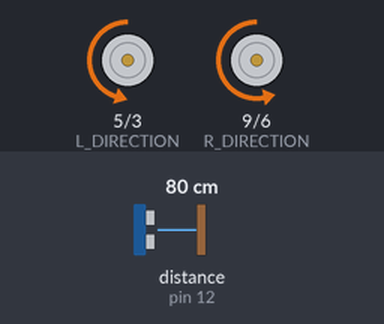
Recording of a sketch running on a simulated Arduino Uno, built with avr-gcc and run on an emulated ATmega328P. Parts: direction and speed pins drawn as motors (green arrow = direction pin HIGH = forward, orange = LOW = backward, longer = more drive). Wiring (inferred from the names in the program): ultrasonic range finder: trigger pin 11; echo pin 12. The test bench sets the inputs (shaded band); at power-on: distance to the obstacle (sensor on pin 12) 80 cm. The echo pulse lasts 58.3 µs per cm.

Above: at 1.2 s.
1.3 s: distance to the obstacle (sensor on pin 12) set to 2 cm
At 2.3 s:
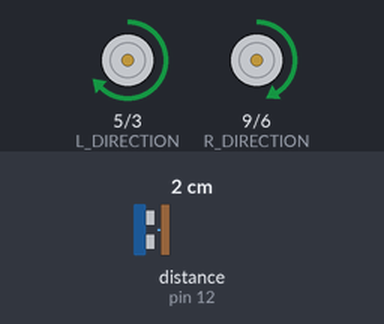
4.3 s: distance to the obstacle (sensor on pin 12) set to 60 cm
At 4.6 s:
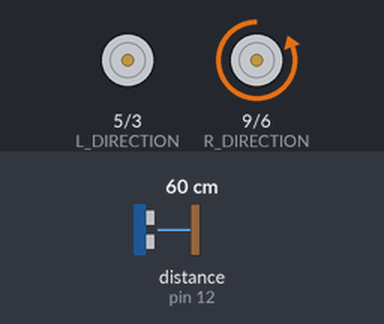
7.3 s: distance to the obstacle (sensor on pin 12) set to 45 cm
At 7.3 s:
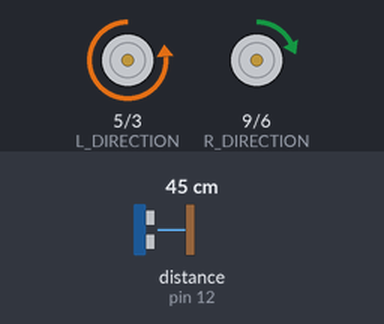
9.3 s: distance to the obstacle (sensor on pin 12) set to 40 cm
12.3 s: distance to the obstacle (sensor on pin 12) set to 120 cm
Timing chart, 0 to 14.8 s (numbered marks = the images above; inputs shaded):
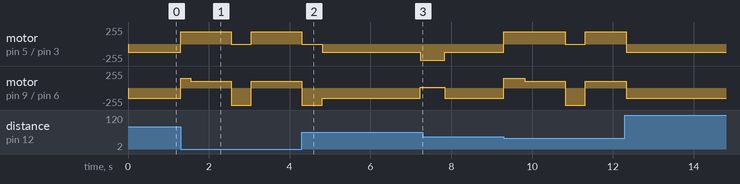

The sketch:

RobotCar.ino
```cpp
#include <Wire.h>
#include <Adafruit_Sensor.h>
//#include <Adafruit_HMC5883_U.h>

/* Assign a unique ID to this sensor at the same time */
//#define MAG /* ENABLE MAG */
//Adafruit_HMC5883_Unified mag = Adafruit_HMC5883_Unified(12345);

#define R_SPEED     6    // A-IA
#define R_DIRECTION 9    // A-IB
#define L_SPEED     3    // B-IA
#define L_DIRECTION 5    // B-IB
#define REVERSE     1
#define FORWARD     0

#define SONAR_VCC  10
#define SONAR_TRIG 11
#define SONAR_ECHO 12

#define RIGHT 1
#define LEFT 0

#define HARD 1
#define SOFT 0

const bool DEBUG = 0;
const bool DEBUG_MOTOR = 0;
int timeOutEnable = 0;
unsigned int reverseTimeOut = 0;
unsigned int forwardTimeOut = 0;
int fwTOFlag = 0;

/*
***************************
*       Prototypes        *
***************************
*/

void motorRight(int motorSpeed, int motorDirection);
void motorLeft(int motorSpeed, int motorDirection);
int spin(int spinSpeed, int spinDirection, int spinDuration); // spinDuration == ms
unsigned long sonar(void);

/*
***************************
*         SETUP           *
***************************
*/

void setup() {

  pinMode(R_SPEED,     OUTPUT);  // right motor forward
  pinMode(R_DIRECTION, OUTPUT);  // right motor reverse
  pinMode(L_SPEED,     OUTPUT);  // left motor forward
  pinMode(L_DIRECTION, OUTPUT);  // left motor revers

  pinMode(SONAR_VCC,   OUTPUT);
  pinMode(SONAR_TRIG,  OUTPUT);
  pinMode(SONAR_ECHO,  INPUT);
  digitalWrite(SONAR_VCC, HIGH);

  if(DEBUG || DEBUG_MOTOR)Serial.begin(115200);

//  #ifdef MAG
//  /* Initialise the Compas sensor */
//  if (!mag.begin())
//  {
//    /* There was a problem detecting the HMC5883 ... check your connections */
//    Serial.println("Ooops, no HMC5883 detected ... Check your wiring!");
//    while (1);
//  }
//  #endif /* MAG */

}

/*
***************************
*         LOOP            *
***************************
*/

void loop() {

//  /* Get a new sensor event */
//  #ifdef MAG
//  sensors_event_t event;
//  mag.getEvent(&event);
//  float heading = atan2(event.magnetic.y, event.magnetic.x);
//  // Correct for when signs are reversed.
//  if (heading < 0)
//    heading += 2 * PI;
//  // Check for wrap due to addition of declination.
//  if (heading > 2 * PI)
//    heading -= 2 * PI;
//  // Convert radians to degrees for readability.
//  float headingDegrees = heading * 180 / M_PI;
//  #endif /* MAG */

  /* SONAR */
  unsigned long distance = sonar();
  if(DEBUG)Serial.print("Distance: ");
  if(DEBUG)Serial.print(distance);
  if(DEBUG)Serial.print(" cm");
  if(DEBUG)Serial.print("\n");
  //if(DEBUG)Serial.print("timeOut: ");
  //if(DEBUG)Serial.print(timeOut);
  //if(DEBUG)Serial.print("\n");

  /* MAG */
//  #ifdef MAG
//  if(DEBUG)Serial.print("X-direction: ");
//  if(DEBUG)Serial.print(event.magnetic.x);
//  if(DEBUG)Serial.print("  ");
//  if(DEBUG)Serial.print("Y-direction: ");
//  if(DEBUG)Serial.print(event.magnetic.y);
//  if(DEBUG)Serial.print("  ");
//  if(DEBUG)Serial.print("Z-direction: ");
//  if(DEBUG)Serial.print(event.magnetic.z);
//  if(DEBUG)Serial.print("\n");
//  if(DEBUG)Serial.print("Heading (degrees): ");
//  if(DEBUG)Serial.print(headingDegrees);
//  if(DEBUG)Serial.print("\n");
//  if(DEBUG)Serial.print("forwardTimeOut: ");
//  if(DEBUG)Serial.print(forwardTimeOut);
//  if(DEBUG)Serial.print("\n");
//  #endif MAG

  if(distance < 40) {
    forwardTimeOut = 0;    // reset forward timer
    timeOutEnable = 1;     // enable reverse timeout
    motorBreak(SOFT);      // softly break
    int time = millis();   // initialize time
    int cTime = time;
    while(cTime < time + 250) {
      if(DEBUG_MOTOR)Serial.print("REVERSE\n");
      motorRight(150, REVERSE);
      motorLeft(70  , REVERSE);
      cTime = millis();
    }
    reverseTimeOut++;
  }
  else {
    if(DEBUG_MOTOR)Serial.print("FORWARD\n");
    timeOutEnable = 0;
    reverseTimeOut = 0;
    motorRight(150, FORWARD);
    motorLeft(120 , FORWARD);

    /* forward timeout */
    forwardTimeOut++;
  }

  if(timeOutEnable == 1 && reverseTimeOut > 4) {
    if(DEBUG_MOTOR)Serial.print("SPIN FOR REVERSE TIMEOUT\n");
    reverseTimeOut = spin(255, LEFT, 500);
  }

  if(forwardTimeOut > 600) {
    if(DEBUG_MOTOR)Serial.print("SPIN FOR FORWARD TIMEOUT\n");
    forwardTimeOut = spin(240, RIGHT, 600);
  }
}

/*
***************************
*       FUNCTIONS         *
***************************
*/

void motorRight(int motorSpeed, int motorDirection) {

  if(motorDirection == FORWARD) {
    analogWrite(R_SPEED, motorSpeed);
    digitalWrite(R_DIRECTION, motorDirection);
  }
  else if(motorDirection == REVERSE){
    analogWrite(R_SPEED, ~motorSpeed);
    digitalWrite(R_DIRECTION, motorDirection);
  }
  else
    analogWrite(R_SPEED, 0);
}

void motorLeft(int motorSpeed, int motorDirection) {

  if(motorDirection == FORWARD) {
    analogWrite(L_SPEED, motorSpeed);
    digitalWrite(L_DIRECTION, motorDirection);
  }
  else if(motorDirection == REVERSE){
    analogWrite(L_SPEED, ~motorSpeed);
    digitalWrite(L_DIRECTION, motorDirection);
  }
  else
    analogWrite(L_SPEED, 0);
}

void motorBreak(int breakType) {

  digitalWrite(R_SPEED    , breakType);
  digitalWrite(R_DIRECTION, breakType);
  digitalWrite(L_SPEED    , breakType);
  digitalWrite(L_DIRECTION, breakType);

}

int spin(int spinSpeed, int spinDirection, int spinDuration) {

    int time = millis();
    int cTime = time;
    while(cTime < time + spinDuration) {  // spin around
      if(spinDirection == RIGHT) {
        motorRight(spinSpeed, REVERSE);
        motorLeft(spinSpeed , FORWARD);
      }
      else {
        motorRight(spinSpeed, FORWARD);
        motorLeft(spinSpeed , REVERSE);
      }
      cTime = millis();
    }
    return 0;
}

unsigned long sonar(void) {

  unsigned long duration, distance;
  digitalWrite(SONAR_TRIG, LOW);
  delayMicroseconds(2);
  digitalWrite(SONAR_TRIG, HIGH);
  delayMicroseconds(10);
  digitalWrite(SONAR_TRIG, LOW);
  duration = pulseIn(SONAR_ECHO, HIGH);
  distance = (duration/2) / 29.1;

//  if(DEBUG)Serial.print("SONAR duration: ");
//  if(DEBUG)Serial.print(duration);
//  if(DEBUG)Serial.print("\n");
//  if(DEBUG)Serial.print("SONAR distance: ");
//  if(DEBUG)Serial.print(distance);
//  if(DEBUG)Serial.print("\n");

  return distance;
}
```
